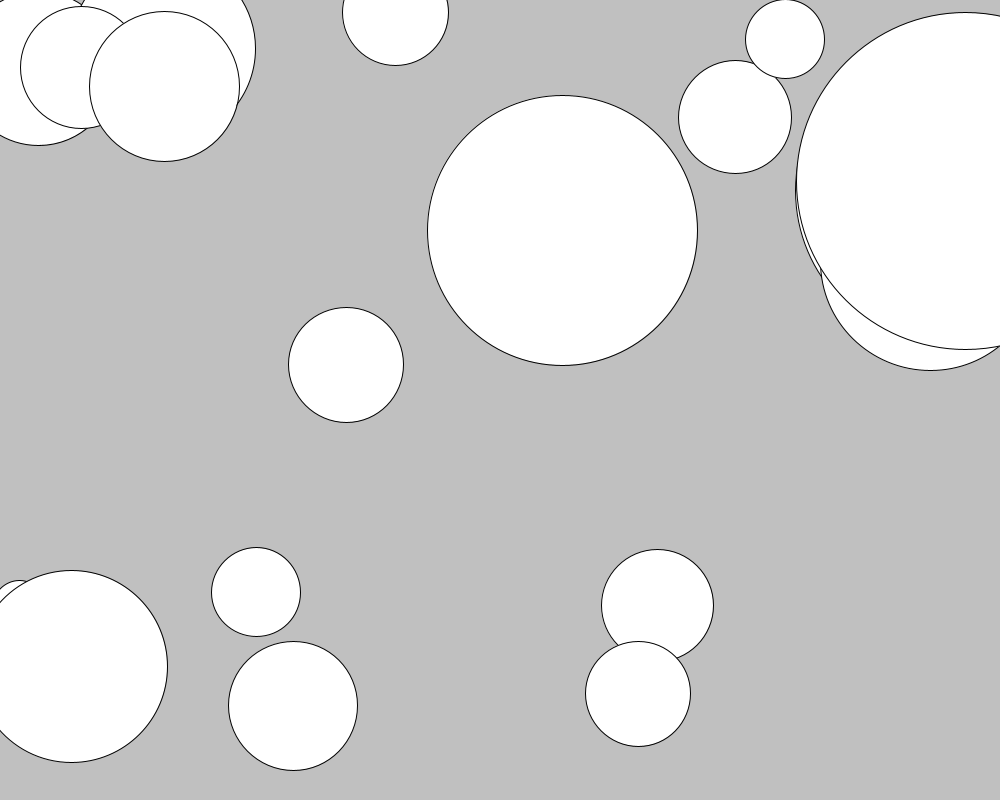
Frame 1 (no input)
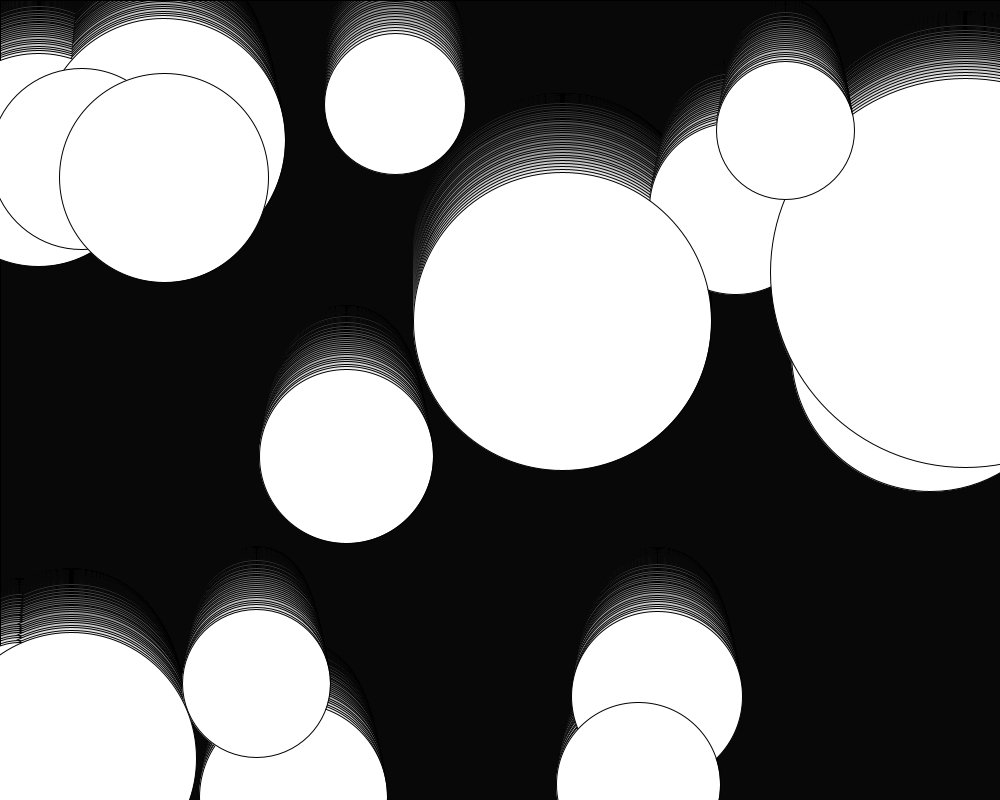
Frame 60 (the mouse pressed at the canvas centre just before this capture)
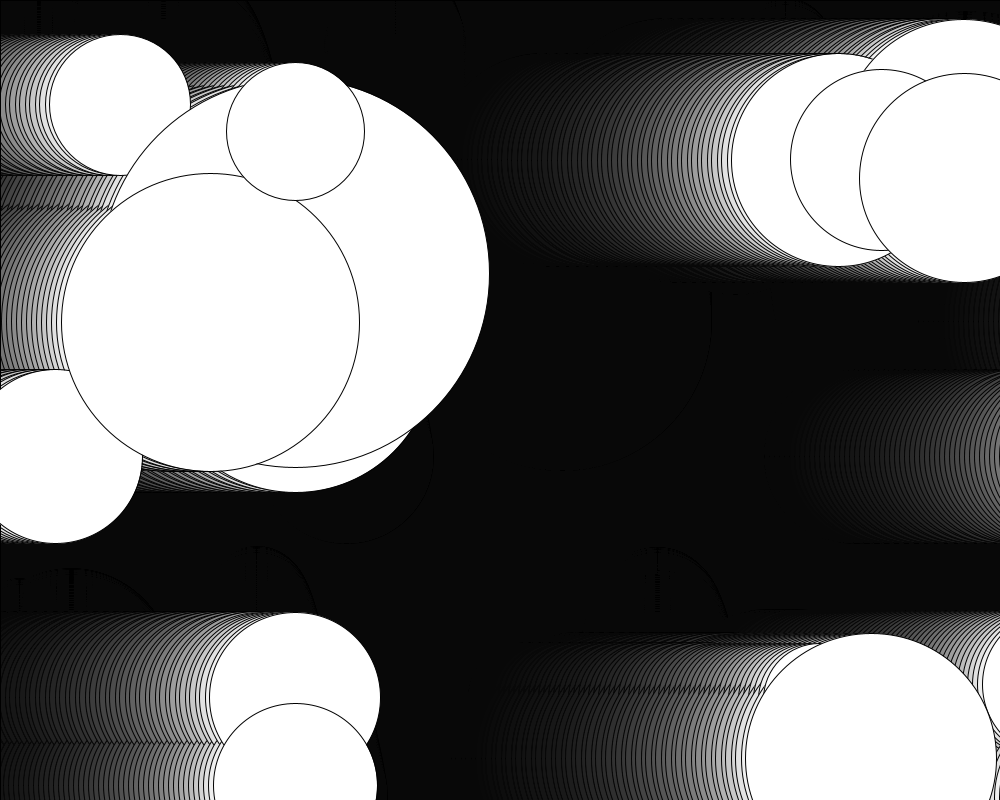
Frame 120 (the mouse held since frame 60 and released just before this capture)

The Processing sketch that drew these frames (run headless with seeded random() and noise(); from frame 60 on, the mouse is pressed at the canvas centre):

// Processing sketch: processing_79932
// ── processing_79932.pde

int nb_balls = 20;
Ball[] balls = new Ball[20];
 
void setup() {
  size(1000, 800);
 // noCursor();
  noStroke();
  colorMode(RGB);
 
  for (int i=0; i < balls.length; i++) {
    int rMax = int(random(100,500));
    int rMin = int(random(5,100));
    float rX = random(width);
    float rY = random(height);
    float rR = random(rMin,rMax);
 
    balls[i] = new Ball(rMax, rMin, rX, rY, rR, true);
  }
}
 
void draw() {
   
  fill(0, 15);
  rect(0, 0, width, height);
   
  if (mousePressed) {
    for (int i=0; i < balls.length; i++) {
      balls[i].gravity = !balls[i].gravity;
      balls[i].gravityCount = 0;
    }
  }
   
  for (int i=0; i < balls.length; i++) {
    balls[i].drawBall();
  }
   
 
 
 
}
 
 
 
 
class Ball {
  float xPos = 0;
  float yPos = 0;
  float xOffset = 0;
  float yOffset = 0;
  float elOffset = 0;
  int MAX_EL = 0;
  int MIN_EL = 0;
  int rMin=0;
  int el=20;
  int gravityCount = 0;
  boolean gravity = true;
  int mouseCount = 0;
  int lastX = 0;
  int newX = 0;
  
 
 
 
  Ball(int _MAX_EL, int _MIN_EL, float xoff, float yoff, float eloff, boolean grav) {
    this.xPos = xoff;
    this.yPos = yoff;
    this.gravity = grav;
    this.el = int(eloff);
    this.MAX_EL = _MAX_EL;
    this.MIN_EL = _MIN_EL;
    println("Ball created! " + " X-Off: " + xOffset + " Y: " + yPos + " Radius: " + el);
     
  }
 
  void drawBall() {
    newX = mouseX - lastX;
    xPos = int(xPos + newX + int(mouseX / 100));
     
    if(xPos > (width+(el/2))){
      xPos = 0;
    }
     
    if(xPos < (0 - (el/2))){
      xPos = width;
    }
     
     
     
    if (gravity == true) {
      if (gravityCount < 250) {
        gravityCount++;
      }
 
      yPos+= 0.05 * gravityCount;
 
      if ((yPos - (el/2)) > height) {
        yPos=0 - (el/2);
      }
 
      if (el < MAX_EL) {
        if ((int(yPos)%1) == 0) {
          el++;
        }
      }
    }
    else if (gravity == false) {
 
      if (gravityCount < 250) {
        gravityCount++;
      }
 
      yPos-= 0.03 * gravityCount;
      if ((yPos + (el/2)) < 0) {
        yPos = height + (el/2);
      }
 
      if (el > MIN_EL) {
        if ((int(yPos)%1)==0) {
          el--;
        }
      }
    }
 
    fill(255);
    stroke(0);
    ellipse(xPos, yPos, el, el);
    lastX=mouseX;
  }
}
